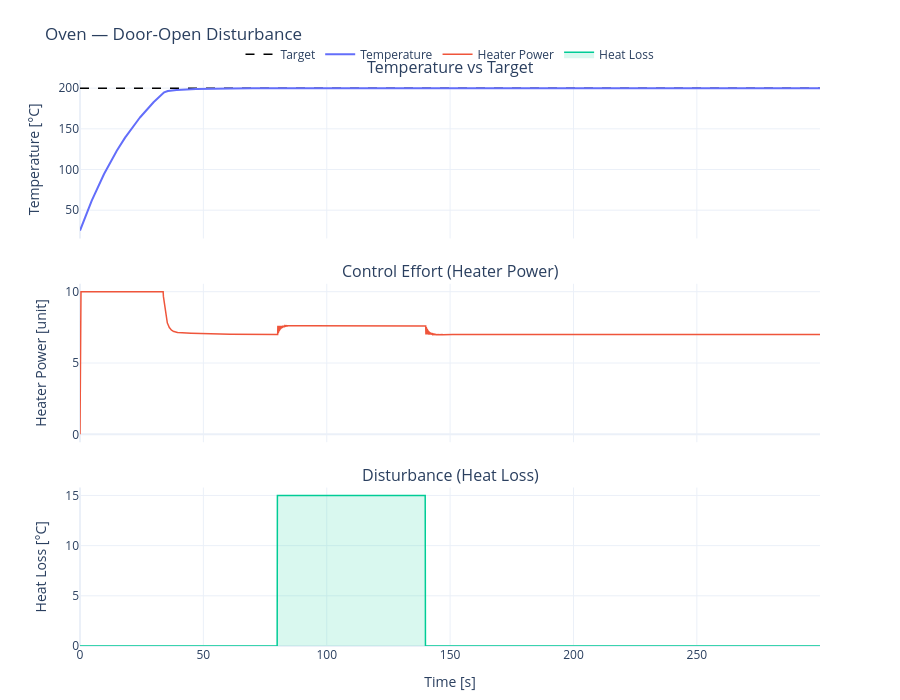

The notebook cell this image was saved under:
### Markdown cell above
## Section 2 — Oven / Furnace Temperature Control

| Element | Description |
|---|---|
| **Controlled variable** | Chamber temperature [°C] |
| **Manipulated variable** | Heater power command |
| **Disturbance** | Door open events, part loading (heat sink), ambient changes |
| **Sensor** | Thermocouple |
| **Poor tuning consequence** | Under-cured parts (too cold), scorched parts (overshoot), energy waste |

### Code cell
params = default_oven_params()
t = np.arange(0, params["t_end"], params["dt"])
target = np.full(len(t), 200.0)  # target temperature [°C]

# Disturbance: door open at t=80s, closed at t=140s
heat_loss = np.zeros(len(t))
heat_loss[(t >= 80) & (t < 140)] = 15.0  # extra heat loss [°C]

result = simulate_oven(params, target, heat_loss)

labels = dict(y_label="Temperature", u_label="Heater Power", dist_label="Heat Loss",
              y_unit="°C", u_unit="unit", dist_unit="°C")
fig = build_mfg_figure(result, labels, title="Oven — Door-Open Disturbance")
fig.show()

### Figure 1 — Plotly figure (JSON) as saved in the notebook; plotly's stock layout.template omitted (floating-point values rounded to 4 significant figures; data arrays with more than 128 entries replaced by an {"elided": "..."} marker saying what was removed)
{"data": [{"line": {"color": "black", "dash": "dash", "width": 1.5}, "mode": "lines", "name": "Target", "type": "scatter", "x": {"elided": "3000 float values"}, "xaxis": "x", "y": {"elided": "3000 float values"}, "yaxis": "y"}, {"line": {"color": "#636EFA", "width": 2}, "mode": "lines", "name": "Temperature", "type": "scatter", "x": {"elided": "3000 float values"}, "xaxis": "x", "y": {"elided": "3000 float values"}, "yaxis": "y"}, {"line": {"color": "#EF553B", "width": 1.5}, "mode": "lines", "name": "Heater Power", "type": "scatter", "x": {"elided": "3000 float values"}, "xaxis": "x2", "y": {"elided": "3000 float values"}, "yaxis": "y2"}, {"fill": "tozeroy", "fillcolor": "rgba(0,204,150,0.15)", "line": {"color": "#00CC96", "width": 1.5}, "mode": "lines", "name": "Heat Loss", "type": "scatter", "x": {"elided": "3000 float values"}, "xaxis": "x3", "y": {"elided": "3000 float values"}, "yaxis": "y3"}], "layout": {"annotations": [{"font": {"size": 16}, "showarrow": false, "text": "Temperature vs Target", "x": 0.5, "xanchor": "center", "xref": "paper", "y": 1, "yanchor": "bottom", "yref": "paper"}, {"font": {"size": 16}, "showarrow": false, "text": "Control Effort (Heater Power)", "x": 0.5, "xanchor": "center", "xref": "paper", "y": 0.64, "yanchor": "bottom", "yref": "paper"}, {"font": {"size": 16}, "showarrow": false, "text": "Disturbance (Heat Loss)", "x": 0.5, "xanchor": "center", "xref": "paper", "y": 0.28, "yanchor": "bottom", "yref": "paper"}], "height": 700, "legend": {"orientation": "h", "x": 0.5, "xanchor": "center", "y": 1.02, "yanchor": "bottom"}, "margin": {"b": 40, "t": 80}, "showlegend": true, "title": {"text": "Oven — Door-Open Disturbance"}, "xaxis": {"anchor": "y", "domain": [0, 1], "matches": "x3", "showticklabels": false}, "xaxis2": {"anchor": "y2", "domain": [0, 1], "matches": "x3", "showticklabels": false}, "xaxis3": {"anchor": "y3", "domain": [0, 1], "title": {"text": "Time [s]"}}, "yaxis": {"anchor": "x", "domain": [0.72, 1], "title": {"text": "Temperature [°C]"}}, "yaxis2": {"anchor": "x2", "domain": [0.36, 0.64], "title": {"text": "Heater Power [unit]"}}, "yaxis3": {"anchor": "x3", "domain": [0, 0.28], "title": {"text": "Heat Loss [°C]"}}}}
